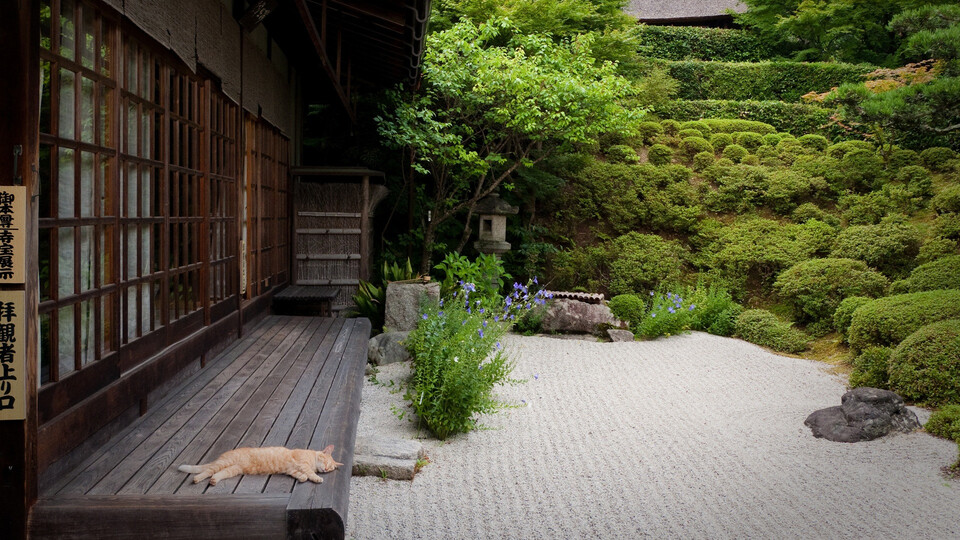
#> input picture lazy_cat_small.jpg, 960 x 540 px; the run also reads 1 picture not shown here
$ jupyter execute --allow-errors harris_corners.ipynb   (shell and % lines are left out)
#> lines starting #> are read from the running program, lines starting #| are printed output that depends on the picture
# Keypoint Detection

First, the reading and video lecture associated with this section:
Szeliski 4.1.  [Mubarak Shah's Lecture on Harris Corner detection](https://www.youtube.com/watch?v=S4mMhuLHrsQ&list=UUlOghZ_xkI1km31IeoY-9Bw).

Now that we have the capabililties in hand to run convolution operations on images, producing outputs that have strong responses to a variety of features (edges, for example), we are in a position to start looking for features in the image that might be good to match.  As it turns out, edges aren't good features to match at all, because they have a tendency to look similar all along the edge.  Instead, it's better to try and match corners.  This is the reasoning behind most keypoint detectors, and most panorama stitching applications work in this way.

What defines a corner?  A corner is an object where there are big changes to the image no matter which direction we look.  We can reason about whether a given image patch exhibits this property by looking at a so-called *autocorrelation function*:
$$
E_{ac}(\Delta \mathbf{u}) = \sum_{i} w_i [I(\mathbf{u}_i + \Delta \mathbf{u}) - I(\mathbf{u}_i)]^2
$$
where $I$ is image intensity, $\Delta \mathbf{u}$ is a vector of position change, $w$ is an arbitrary kernel, and the summation is over a neighborhood of pixels.  This expression is a little unwieldly.  We can simplify it by approximating the perturbation term with a first order Taylor Series:
$$
E_{ac}(\Delta \mathbf{u}) = \sum_{i} w_i [I(\mathbf{u}_i) + \nabla I(\mathbf{u}_i) \Delta \mathbf{u} - I(\mathbf{u}_i)]^2.
$$
The two intensity terms cancel, and we're left with an expression that only depends on the gradient of the image (which we already know how to calculate).
$$
E_{ac}(\Delta \mathbf{u}) = \sum_{i} w_i [\nabla I(\mathbf{u}_i) \Delta \mathbf{u}]^2 = \Delta \mathbf{u}^T \mathbf{A} \Delta \mathbf{u},
$$
where we can define the (pixel-wise) auto-correlation matrix:
$$
A = \begin{bmatrix} \sum_i w_i \, \partial_u I_i^2 & \sum_i w_i \;\partial_u I_i \;\partial_v I_i \\
                    \sum_i w_i \; \partial_u I_i \; \partial_v I_i & \sum_i w_i \; \partial_v I_i^2 \end{bmatrix}
                                $$
or more concisely as
$$
A = w \star \begin{bmatrix} \partial_u I^2 & \partial_u I \partial_v I \\
                            \partial_u I \partial_v I & \partial_v I^2 \end{bmatrix}
$$
This matrix has all the information about corners that we need in it.  Specifically, it's telling us the way that auto-correlation changes as we move in different directions.

So given this information, what do we need to know to determine if a particular spot is a corner?  We can determine this by finding the eigenvalues of this matrix, which essentially tells us how much the autocorrelation is changing in the direction of the biggest change (the biggest eigenvalue, which we'll call $\lambda_0$), and also in the direction orthogonal to it (the second eigenvalue $\lambda_1$).  There are three cases that correspond to three possible situations.  First, it could be the case that both $\lambda_0$ and $\lambda_1$ are both very small.  This typically implies that there is not much contrast, and that there is not a corner, or even an edge.  The second case is when $\lambda_0>>\lambda_1$.  This implies that the image is changing alot in one direction, but not much at all in the other direction, which corresponds to an edge.  Finally we have the situation where $\lambda_0$ and $\lambda_1$ are both large and of similar magnitude.  This implies a corner.  The so-called Harris response
$$h(\mathbf u) = \frac{\lambda_0 \lambda_1}{\lambda_0 + \lambda_1}$$
is designed to produce a large value whenever this latter condition is satisfied, and thus will be big for every point that is a corner.

Note that it would be inefficient to actually form the matrix $A$ and solve for eigenvalues at every point on an image.  Instead we can recognize that both the numerator and the denominator in $h(\mathbf{u}$ are matrix invariants: $\lambda_0 \lambda_1 = \mathrm{Det}(\mathbf{A})$ and $\lambda_0 + \lambda_1 = \mathrm{Tr}(\mathbf{A})$.  Thus we get some pretty easy discrete formulas:
$$
H = [I_{uu} \circ I_{vv} - I_{uv}\circ I_{uv}] \oslash [I_{uu} + I_{vv}],
$$
where $H$ is the pixel-wise Harris response and
$$
I_{uu} = w \star [I_u \circ I_u]
$$
$$
I_{vv} = w \star [I_v \circ I_v]
$$
$$
I_{uv} = w \star [I_u \circ I_v]
$$
and $\circ$ and $\oslash$ are elementwise multiplication and division (you will sometimes hear these operations referred to as the Hadamard product and Hadamard division).

Lastly, we need to make a choice regarding our discrete convolution kernel $w$.  Empirical studies have shown that a good choice is to use a Gaussian kernel with $\sigma=2$.  This effectively smooths the computation of the gradient over several pixels, so that small scale noise in the image does not produce spurious corners.

**Write a function that computes the Harris response over an arbitrary image.  Test this function on two images: first, on the image of a chess-board that is included in this repo.  Second, test it on an image of your choosing.  Does your code produce the expected result of large Harris response at features that could qualitatively be described as corners?**

[cell 1]
import numpy as np
import matplotlib.pyplot as plt
#> (the rest of this cell did not finish here and is left out)

Ultimately, what we want to do with this is to create a set of discrete points $(u,v)$ that we can match between images.  These points should correspond to local maxima in the Harris response.  **Given a Harris response matrix, write a function that extracts local maxima, and outputs an array of their coordinates**.  This can be done relatively easily via *non-linear* filtering: loop through all of the pixels in the Harris response, and determine if that pixel is the largest in its neighborhood.  If so, then it's a local maximum.

[cell 2]
from numba import jit

jit(nopython=True)
def _convolve(g, h):
    # The radius in pixels of the kernel about its central point
    radius = h.shape[0] // 2
    out = np.zeros_like(g)
    h180 = h[::-1,::-1]
    # Loop over rows: y
    for v in range(radius, g.shape[0] - radius):
        # Loop over columns: x
        for u in range(radius, g.shape[1] - radius):
            # Compute element-wise product of the kernel with the current
            # image chunk, sum the result and set the current pixel to
            # that value
            out[v, u] = np.sum(g[v-radius:v+radius+1, u-radius:u+radius+1] * h180)
    return out


def convolve2d(img, kern, boundary_mode, fill=0):
    r = kern.shape[0] // 2
    extended_shape = (img.shape[0] + (2 * r), img.shape[1] + (2 * r))

    if boundary_mode == "valid":
        return _convolve(img, kern)

    conv_input = np.empty(extended_shape)
    if boundary_mode == "fill":
        conv_input[:, :] = fill
        conv_input[r:-r, r:-r] = img
    elif boundary_mode == "extend":
        conv_input[r:-r, r:-r] = img
        # Top
        conv_input[:r, :] = conv_input[r:r+1, :]
        # Bottom
        conv_input[-r:, :] = conv_input[-r-1:-r, :]
        # Left
        conv_input[:, :r] = conv_input[:, r:r+1]
        # Right
        conv_input[:, -r:] = conv_input[:, -r-1:-r]
    elif boundary_mode == "mirror":
        conv_input[r:-r, r:-r] = img
        # Top
        conv_input[:r, :] = np.flip(conv_input[r:r + r, :], 0)
        # Bottom
        conv_input[-r:, :] = np.flip(conv_input[-r - r:-r, :], 0)
        # Left
        conv_input[:, :r] = np.flip(conv_input[:, r:r + r], 1)
        # Right
        conv_input[:, -r:] = np.flip(conv_input[:, -r - r:-r], 1)
    elif boundary_mode == "wrap":
        conv_input[r:-r, r:-r] = img
        # Top
        conv_input[:r, r:-r] = img[-r:, :]
        # Bottom
        conv_input[-r:, r:-r] = img[:r, :]
        # Left
        conv_input[r:-r, :r] = img[:, -r:]
        # Right
        conv_input[r:-r, -r:] = img[:, :r]
        # NW
        conv_input[:r, :r] = img[-r:, -r:]
        # NE
        conv_input[:r, -r:] = img[-r:, :r]
        # SW
        conv_input[-r:, :r] = img[:r, -r:]
        # SE
        conv_input[-r:, -r:] = img[:r, :r]
    else:
        raise ValueError(f"Invalide boundary mode: {boundary_mode}")

    conv_out = _convolve(conv_input, kern)
    return conv_out[r:-r, r:-r].copy()


def get_gaussian_kernel(n, sigma):
    if not n % 2:
        raise ValueError(f"Kernel size must be odd: {n}")

    mean = n // 2
    h = np.empty((n, n))
    for j in range(n):
        for k in range(n):
            h[k, j] = np.exp(-((j - mean)**2 + (k - mean)**2) / (2.0 * sigma**2))
    h /= h.sum()
    return h


def gaussian(sigma):
    # 3-sigma rule
    n = int(5 * sigma) + (1 - (sigma % 2))
    return get_gaussian_kernel(n, sigma)

[cell 3]
def imshow(img, cmap="gray", figsize=(10, 10), title="", show=True):
    plt.figure(figsize=figsize)
    plt.imshow(img, cmap=cmap)
    plt.title(title)
    if show:
        plt.show()

[cell 4]
def harris_response(img):
    w = gaussian(2)
    s_u = np.array([
        [-1, 0, 1],
        [-2, 0, 2],
        [-1, 0, 1]
    ])
    s_v = s_u.T
    Iu = convolve2d(img, s_u, boundary_mode="wrap")
    Iv = convolve2d(img, s_v, boundary_mode="wrap")
    Iuu = convolve2d(Iu * Iu, w, boundary_mode="wrap")
    Ivv = convolve2d(Iv * Iv, w, boundary_mode="wrap")
    Iuv = convolve2d(Iu * Iv, w, boundary_mode="wrap")

    # Prevent divide by zero
    epsilon = 1e-10
    H = ((Iuu * Ivv) - (Iuv * Iuv)) / (Iuu + Ivv + epsilon)
    return H

#> (a cell that did not finish here is left out)

[cell 6]
def get_maxima(im, threshold, sort=False):
    points = []
    m, n = im.shape
    mask = np.ones((3, 3), dtype=bool)
    mask[1, 1] = False
    for k in range(1, m-1):
        for j in range(1, n-1):
            p = im[k, j]
            if p < threshold:
                continue
            neighbors = im[k-1:k+2, j-1:j+2][mask]
            if (p > neighbors).all():
                points.append((j, k, p))
    if sort:
        points.sort(key=lambda v: v[2], reverse=True)
    return points

#> (a cell that did not finish here is left out)

#> (a cell that did not finish here is left out)

## Non-maximal suppression:
For natural images, you're going to end up with a whole bunch of corners.  We'll want to pare that list down by a substantial amount.  One common approach is to only keep the local maxima that are in the top 5% or 10% as determined by their Harris response strength, or are the top $n$ points as measured by Harris response.  **Write some code that keeps the top $n=100$ local maxima.  Overlay these points on a natural image from which they were computed (don't use the checkerboard).  What is their spatial distribution?**

[cell 9]
def get_n_maxima(H, n):
    thresh = H.min()
    maxima = get_maxima(H, thresh, sort=True)[:n]
    x = [mi[0] for mi in maxima]
    y = [mi[1] for mi in maxima]
    return x, y

[cell 10]
Inat_rgb = plt.imread("lazy_cat_small.jpg")
#> Inat_rgb is the input picture: shape (540, 960, 3); mean R, G, B 88.3, 87.4, 64.7
Inat = Inat_rgb.mean(axis=2)
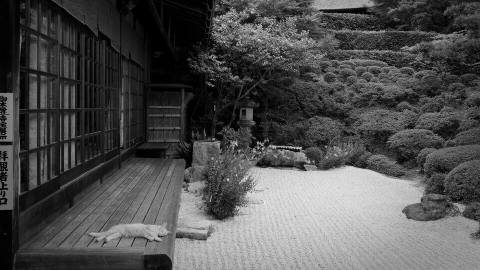
#> Inat: shape (540, 960) float64 (shown at 1/2 size); min 0, max 241, mean 80.1
imshow(Inat)

[cell 11]
Hnat = harris_response(Inat)
#> after the loop in _convolve (call 2), `for v in range(radius, g.shape[0] - radius):`:
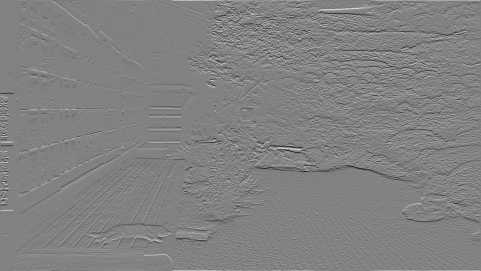
#> out: shape (542, 962) float64 (shown at 1/2 size); min -762, max 734, mean 0; drawn with min black and max white
#> call 3 of convolve2d, with kern = array of shape (11, 11), boundary_mode = 'wrap', fill = 0
#> after the loop in _convolve (call 3), `for v in range(radius, g.shape[0] - radius):`:
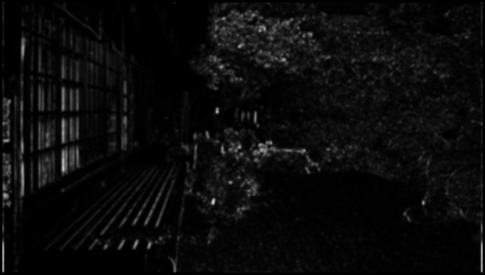
#> out: shape (550, 970) float64 (shown at 1/2 size); min 0, max 132090.2, mean 5792.8; drawn with min black and max white
#> in convolve2d (call 3), `return conv_out[r:-r, r:-r].copy()`:
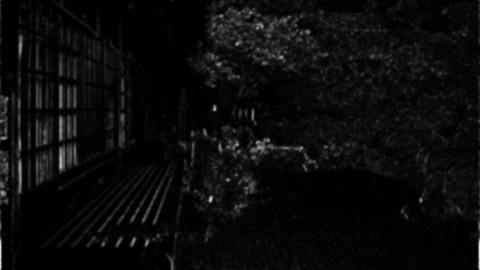
#> returned value: shape (540, 960) float64 (shown at 1/2 size); min 0, max 132090.2, mean 5961.6; drawn with min black and max white
#> call 4 of convolve2d, with kern = array of shape (11, 11), boundary_mode = 'wrap', fill = 0
#> after the loop in _convolve (call 4), `for v in range(radius, g.shape[0] - radius):`:
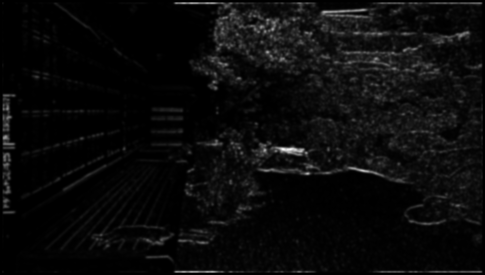
#> out: shape (550, 970) float64 (shown at 1/2 size); min 0, max 181821.6, mean 7815.3; drawn with min black and max white
#> in convolve2d (call 4), `return conv_out[r:-r, r:-r].copy()`:
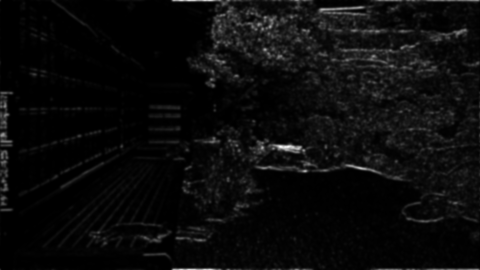
#> returned value: shape (540, 960) float64 (shown at 1/2 size); min 0, max 181821.6, mean 8043; drawn with min black and max white
#> in convolve2d (call 5), `conv_input[r:-r, r:-r] = img`:
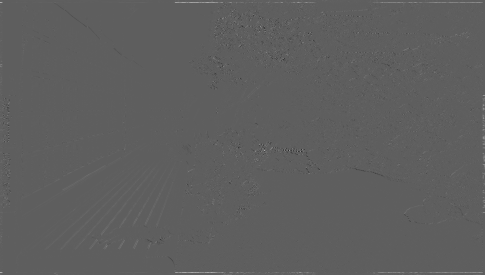
#> conv_input: shape (550, 970) float64 (shown at 1/2 size); min -307207.6, max 518880.1, mean 622.6; drawn with min black and max white
#> in convolve2d (call 5), `conv_input[r:-r, -r:] = img[:, :r]`:
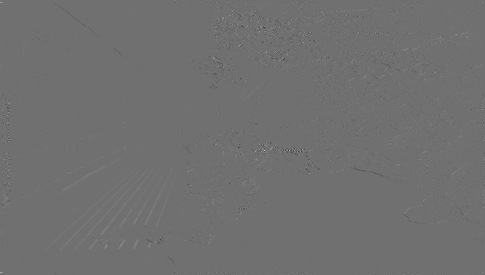
#> conv_input: shape (550, 970) float64 (shown at 1/2 size); min -307207.6, max 389112, mean 92.5; drawn with min black and max white
#> after the loop in _convolve (call 5), `for v in range(radius, g.shape[0] - radius):`:
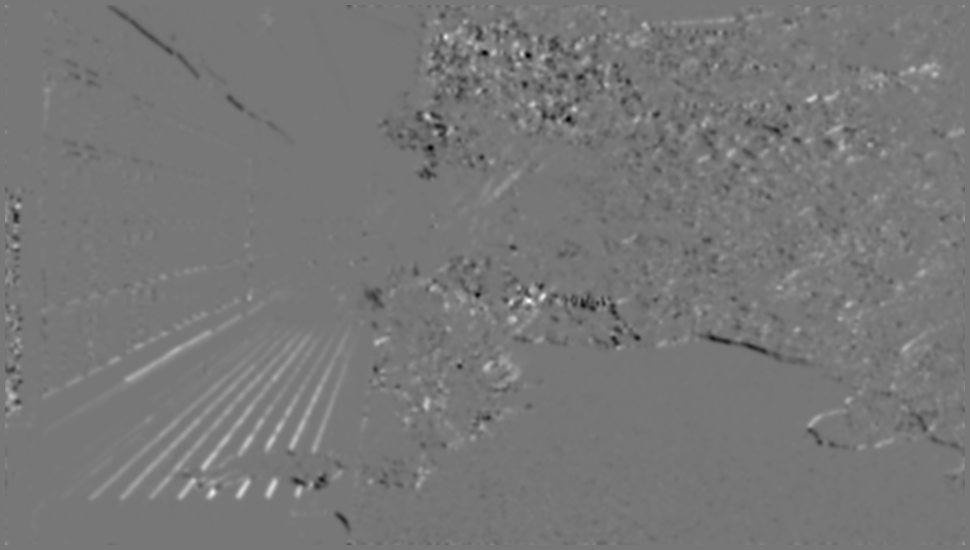
#> out: shape (550, 970) float64; min -37968.7, max 43063.3, mean 86.5; drawn with min black and max white
imshow(Hnat)

[cell 12]
xn, yn = get_n_maxima(Hnat, 100)
#> in get_n_maxima, `thresh = H.min()`: thresh = 0
#> after the loop in get_maxima, `for k in range(1, m-1):`: points = 4038 items, first 6: (126, 1, 1524.4), (142, 1, 898.7), (179, 1, 233.9), (197, 1, 105.9), (219, 1, 265.2), (307, 1, 280.8)
#> in get_n_maxima, `maxima = get_maxima(H, thresh, sort=True)[:n]`: maxima = 100 items, first 6: (572, 295, 42540.1), (525, 294, 38825.8), (602, 295, 37998.6), (561, 113, 37402.1), (519, 48, 36320.1), (593, 297, 34677.3)
#> in get_n_maxima, `x = [mi[0] for mi in maxima]`: x = 100 values, max 958 at index 14, min 2 at index 86, mean 429.4
#> in get_n_maxima, `y = [mi[1] for mi in maxima]`: y = 100 values, max 538 at index 14, min 19 at index 49, mean 186.4
#> xn has the same summary as x in get_n_maxima; yn has the same summary as y in get_n_maxima
imshow(Inat, show=False)
plt.scatter(xn, yn, color="r", s=20)
plt.show()

As you've seen above, an unfortunate side-effect of the Harris detector is that keypoints tend to get clustered in regions of high spatial texture.  Since our ultimate goal is to match these keypoints to those in a second image, then warp that image to the same spatial coordinate system as this one, this non-uniform spatial distribution is somewhat undesirable.  In [this paper](MOPS.pdf), the authors outline a strategy for how to find points that are more spatially uniform, which they call *Adaptive Non-maximal Suppression*.  The procedure is simple: for each potential keypoint, find the distance to the nearest potential keypoint with a larger Harris response.  (Note that in practice, we look for the nearest potential keypoint whose Harris response multiplied by a constant $c$ is greater.  The value of $c$ is usually 0.9).  Then sort the list by this distance (in descending order), and keep the top $n$ points in the list, where $n$ is the number of keypoints that we want to maintain.  **Program this adaptive non-maximal suppression algorithm, and plot the top $n=100$ keypoints on the same image as before.  Does this improve the uniformity of the spatial distribution of points?**

[cell 13]
def anms(H, n=100, c=0.9, use_thresh=True):
    if use_thresh:
        thresh = H.mean() + H.std()
    else:
        thresh = H.min()
    maxima = get_maxima(H, thresh)
    rmax = np.max(H.shape)**2
    anms_maxima = []
    for i, (u, v, h) in enumerate(maxima):
        rmin = rmax
        for k, (uu, vv, hh) in enumerate(maxima):
            d = np.sqrt((u - uu)**2 + (v - vv)**2)
            if i != k and (h < c * hh) and (d < rmin):
                rmin = d
        anms_maxima.append((u, v, rmin))
    anms_maxima.sort(key=lambda v: v[2], reverse=True)
    return anms_maxima[:n]

[cell 14]
points = anms(Hnat)
#> in anms, `thresh = H.mean() + H.std()`: thresh = 5445.3
#> in anms, `maxima = get_maxima(H, thresh)`: maxima = 1123 items, first 6: (467, 1, 12988.7), (481, 1, 10445), (560, 1, 6565.2), (571, 1, 6136), (428, 2, 8772.9), (457, 2, 10937.9)
#> the loop in anms, `for i, (u, v, h) in enumerate(maxima):` made 1123 passes
#> after the loop in anms, `for i, (u, v, h) in enumerate(maxima):`: anms_maxima = 1123 items, first 6: (467, 1, 14.32), (481, 1, 14), (560, 1, 31.02), (571, 1, 20.02), (428, 2, 9.85), (457, 2, 10.05)
#> points = 100 items, first 6: (525, 294, 921600), (572, 295, 921600), (8, 274, 466.3), (4, 274, 431.3), (958, 538, 431), (345, 538, 303.2)
imshow(Inat, show=False)
plt.scatter([pi[0] for pi in points], [pi[1] for pi in points], color='r', s=20)
plt.show()

[cell 15]
Inat2 = plt.imread("BonnerFire.jpg").mean(axis=2)
Hnat2 = harris_response(Inat2)
points = anms(Hnat2)
#> the loop in anms (call 2), `for i, (u, v, h) in enumerate(maxima):` made 414 passes
#> (u, v, h) on passes 1 to 3: (131, 107, 12668), (83, 116, 3481.4), (206, 116, 8697.3)
#> points = 100 items, first 6: (89, 390, 810000), (339, 225, 275), (632, 333, 274.8), (623, 330, 266.3), (297, 251, 234), (288, 251, 225.1)
imshow(Inat2, show=False)
plt.scatter([pi[0] for pi in points], [pi[1] for pi in points], color='r', s=20)
plt.show()

[cell 16]
# from sklearn.neighbors import KDTree
from scipy.spatial import cKDTree as KDTree


def anms_kdtree(H, n=100, c=0.9, use_thresh=True):
    # Set threshold to filter out weak corners
    if use_thresh:
        thresh = H.mean() + H.std()
    else:
        thresh = H.min()
    # Get candidates
    maxima = get_maxima(H, thresh)
    # List for storing distance weighted key point candidates
    # list((u, v, dist_min))
    anms_maxima = []
    # Maxima uv coords
    muv = np.array([mi[:2] for mi in maxima])
    # Maxima harris response values
    mh = np.array([mi[2] for mi in maxima])
    nm = len(maxima)
    # kd-tree that efficiently keeps track of nearest neighbors
    # for each point
    tree = KDTree(muv)
    for i in range(nm):
        u, v = muv[i]
        h = mh[i]
        # Progressively search farther out from current point,
        # one neighbor at a time. Start at 2 to avoid selecting
        # self.
        # This has a worst-case of O(n^2) (result allocation)
        # but in practice that rarely/never happens, as a
        # satisfactory point is usually found after a few iterations.
        for k in range(2, nm):
            dist, ind = tree.query(muv[i:i+1], k=k)
            # Shapes of dist and ind are (1, nm) so we need
            # to grab index 0 to get data. -1 gives farthest
            # neighbor in query group
            hneighbor = mh[ind[0, -1]]
            # ANMS selection condition
            if h < c * hneighbor:
                anms_maxima.append((u, v, dist[0, -1]))
                break
    anms_maxima.sort(key=lambda v: v[2], reverse=True)
    return anms_maxima[:n]

[cell 17]
points = anms_kdtree(Hnat)
#> in anms_kdtree, `thresh = H.mean() + H.std()`: thresh = 5445.3
#> in anms_kdtree, `muv = np.array([mi[:2] for mi in maxima])`: muv = 1123 pairs, first value 1 to 958, second value 1 to 538
#> in anms_kdtree, `mh = np.array([mi[2] for mi in maxima])`: mh = 1123 values, max 42540.1 at index 806, min 5445.4 at index 605, mean 10620.1
#> in anms_kdtree, `nm = len(maxima)`: nm = 1123
#> the loop in anms_kdtree, `for i in range(nm):` made 1123 passes
#> after the loop in anms_kdtree, `for i in range(nm):`: anms_maxima = 1121 items, first 6: (467, 1, 14.32), (481, 1, 14), (560, 1, 31.02), (571, 1, 20.02), (428, 2, 9.85), (457, 2, 10.05)
#> points = 100 items, first 6: (8, 274, 466.3), (4, 274, 431.3), (958, 538, 431), (345, 538, 303.2), (519, 48, 252.6), (805, 423, 186.5)
imshow(Inat, show=False, title="Natural Image 1: ANMS with kd-tree")
u = [pi[0] for pi in points]
#> u = 100 values, max 958 at index 2, min 4 at index 1, mean 538.8
v = [pi[1] for pi in points]
#> v = 100 values, max 538 at index 2, min 2 at index 45, mean 267.2
plt.scatter(u, v, color='r', s=20)
plt.show()

[cell 18]
points = anms_kdtree(Hnat2)
#> the loop in anms_kdtree (call 2), `for i in range(nm):` made 414 passes
#> points = 100 items, first 6: (339, 225, 275), (632, 333, 274.8), (623, 330, 266.3), (297, 251, 234), (288, 251, 225.1), (262, 288, 200.8)
imshow(Inat2, show=False, title="Natural Image 2: ANMS with kd-tree")
u = [pi[0] for pi in points]
#> u = 100 values, max 868 at index 32, min 1 at index 83, mean 375.3
v = [pi[1] for pi in points]
#> v = 100 values, max 524 at index 75, min 107 at index 52, mean 285.5
plt.scatter(u, v, color='r', s=20)
plt.show()
